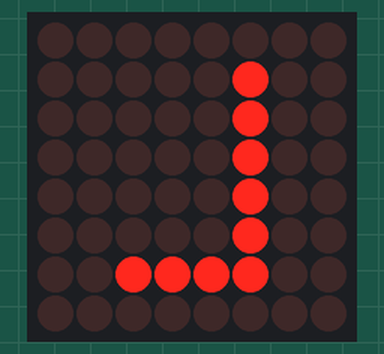
A sketch run on a simulated Arduino Uno, built with avr-gcc and run on an emulated ATmega328P. Parts: 8×8 LED matrix. Wiring (inferred from the names in the program): LED matrix (orientation assumed): rows pin 9, pin 12, pin 7, pin 13, A2, pin 6, pin 3, A0; columns pin 5, pin 4, A3, pin 8, A1, pin 10, pin 11, pin 2.

Above: at 0.1 s.
At 1.6 s:
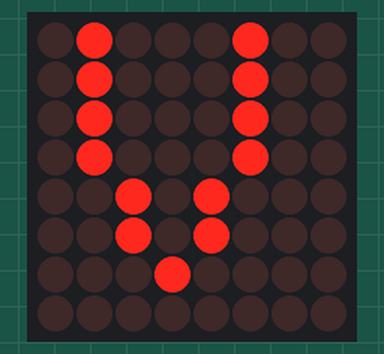
At 2.4 s:
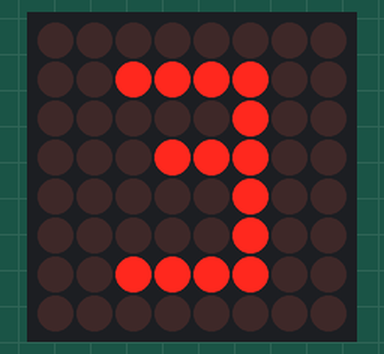
At 3.1 s:
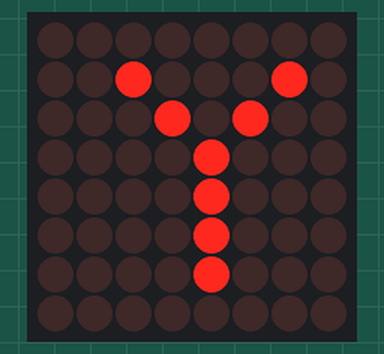
At 4.6 s:
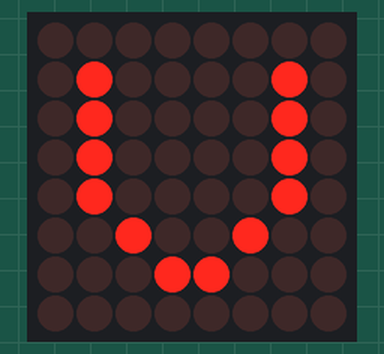
At 5.4 s:
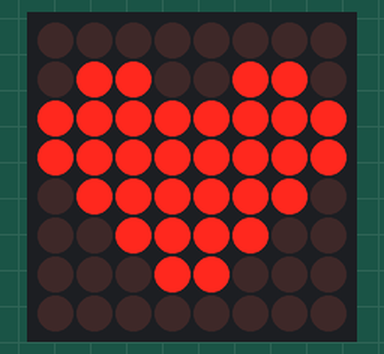

The sketch:

matrix.ino
```cpp
#define ROW_1 9 //pin4
#define ROW_2 12 //pin7
#define ROW_3 7 //pin2
#define ROW_4 13 //pin8
#define ROW_5 A2 //pin13
#define ROW_6 6 //pin1
#define ROW_7 3 //pin11
#define ROW_8 A0 //pin16

#define COL_1 5 //pin9
#define COL_2 4 //pin10
#define COL_3 A3//pin14
#define COL_4 8//pin3
#define COL_5 A1//pin15
#define COL_6 10//pin5
#define COL_7 11//pin6
#define COL_8 2//pin12

const byte rows[] = {
    ROW_1,ROW_2,ROW_3,ROW_4,ROW_5,ROW_6,ROW_7,ROW_8
};
const byte col[] = {
  COL_1,COL_2, COL_3, COL_4, COL_5, COL_6, COL_7, COL_8
};

byte ALL[] = {B11111111,B11111111,B11111111,B11111111,B11111111,B11111111,B11111111,B11111111};
byte EX[] = {B00000000,B00010000,B00010000,B00010000,B00010000,B00000000,B00010000,B00000000};
byte A[] = {B00000000,B00111100,B01100110,B01100110,B01111110,B01100110,B01100110,B01100110};
byte B[] = {B01111000,B01001000,B01001000,B01110000,B01001000,B01000100,B01000100,B01111100};
byte C[] = {B00000000,B00011110,B00100000,B01000000,B01000000,B01000000,B00100000,B00011110};
byte D[] = {B00000000,B00111000,B00100100,B00100010,B00100010,B00100100,B00111000,B00000000};
byte E[] = {B11111111,B11000011,B11011111,B11000111,B11011111,B11011111,B11000011,B11111111};
byte F[] = {B00000000,B00111100,B00100000,B00111000,B00100000,B00100000,B00100000,B00000000};
byte G[] = {B00000000,B00111110,B00100000,B00100000,B00101110,B00100010,B00111110,B00000000};
byte H[] = {B00000000,B00100100,B00100100,B00111100,B00100100,B00100100,B00100100,B00000000};
byte I[] = {B00000000,B00111000,B00010000,B00010000,B00010000,B00010000,B00111000,B00000000};
byte J[] = {B00000000,B00011100,B00001000,B00001000,B00001000,B00101000,B00111000,B00000000};
byte K[] = {B00000000,B00100100,B00101000,B00110000,B00101000,B00100100,B00100100,B00000000};
byte L[] = {B11111111,B11011111,B11011111,B11011111,B11011111,B11011111,B11000011,B11111111};
byte M[] = {B00000000,B00000000,B01000100,B10101010,B10010010,B10000010,B10000010,B00000000};
byte N[] = {B00000000,B00100010,B00110010,B00101010,B00100110,B00100010,B00000000,B00000000};
byte O[] = {B11111111,B11000011,B10111101,B10111101,B10111101,B10111101,B11000011,B11111111};
byte P[] = {B00000000,B00111000,B00100100,B00100100,B00111000,B00100000,B00100000,B00000000};
byte Q[] = {B00000000,B00111100,B01000010,B01000010,B01000010,B01000110,B00111110,B00000001};
byte R[] = {B00000000,B00111000,B00100100,B00100100,B00111000,B00100100,B00100100,B00000000};
byte S[] = {B00000000,B00111100,B00100000,B00111100,B00000100,B00000100,B00111100,B00000000};
byte T[] = {B00000000,B01111100,B00010000,B00010000,B00010000,B00010000,B00010000,B00000000};
byte U[] = {B11111111,B10111101,B10111101,B10111101,B10111101,B11011011,B11100111,B11111111};
byte V[] = {B11011101,B11011101,B11011101,B11011101,B11101011,B11101011,B11110111,B11111111};
byte W[] = {B00000000,B10000010,B10010010,B01010100,B01010100,B00101000,B00000000,B00000000};
byte X[] = {B00000000,B01000010,B00100100,B00011000,B00011000,B00100100,B01000010,B00000000};
byte Y[] = {B11111111,B10111011,B11010111,B11101111,B11101111,B11101111,B11101111,B11111111};
byte Z[] = {B00000000,B00111100,B00000100,B00001000,B00010000,B00100000,B00111100,B00000000};
byte Heart[] = {B11111111,B10011001,B00000000,B00000000,B10000001,B11000011,B11100111,B11111111};
float timeCount = 0;
void setup()
{
    Serial.begin(9600);
    for (byte i = 2; i <= 13; i++)
        pinMode(i, OUTPUT);
    pinMode(A0, OUTPUT);
    pinMode(A1, OUTPUT);
    pinMode(A2, OUTPUT);
    pinMode(A3, OUTPUT);
}

void loop() {
  // This could be rewritten to not use a delay, which would make it appear brighter
delay(5);
timeCount += 1;

if(timeCount <  20)
{
drawScreen(L);
}
else if (timeCount <  40)
{
drawScreen(O);
}
else if (timeCount <  60)
{
drawScreen(V);
}
else if (timeCount <  80)
{
drawScreen(E);
}
else if (timeCount <  100)
{
drawScreen(Y);
}
else if (timeCount <  120)
{
drawScreen(O);
}
else if (timeCount <  140) {
  drawScreen(U);
}
else if (timeCount <  160)
{
drawScreen(Heart);
}
else if (timeCount <  180)
{
drawScreen(ALL);
}
else {
// back to the start
timeCount = 0;
}
}
 void  drawScreen(byte buffer2[])
 {
   // Turn on each row in series
    for (byte i = 0; i < 8; i++)
     {
        digitalWrite(rows[i], HIGH);
        for (byte a = 0; a < 8; a++)
        {
          // if You set (~buffer2[i] >> a)
          digitalWrite(col[a], (buffer2[i] >> a) & 0x01);
          delayMicroseconds(500);
          //delay(10);
          //delay(100);

          digitalWrite(col[a], 1);
        }
        digitalWrite(rows[i], LOW);
    }
}
//
  /* this is siplest resemplation how for loop is working with each row.
    digitalWrite(COL_1, (~b >> 0) & 0x01); // Get the 1st bit: 10000000
    digitalWrite(COL_2, (~b >> 1) & 0x01); // Get the 2nd bit: 01000000
    digitalWrite(COL_3, (~b >> 2) & 0x01); // Get the 3rd bit: 00100000
    digitalWrite(COL_4, (~b >> 3) & 0x01); // Get the 4th bit: 00010000
    digitalWrite(COL_5, (~b >> 4) & 0x01); // Get the 5th bit: 00001000
    digitalWrite(COL_6, (~b >> 5) & 0x01); // Get the 6th bit: 00000100
    digitalWrite(COL_7, (~b >> 6) & 0x01); // Get the 7th bit: 00000010
    digitalWrite(COL_8, (~b >> 7) & 0x01); // Get the 8th bit: 00000001
}*/
//#define ROW_1 9
//#define ROW_2 12
//#define ROW_3 7
//#define ROW_4 13
//#define ROW_5 A2
//#define ROW_6 6
//#define ROW_7 3
//#define ROW_8 A0
////Columns
//#define COL_1 5
//#define COL_2 4
//#define COL_3 A3
//#define COL_4 8
//#define COL_5 A1
//#define COL_6 10
//#define COL_7 11
//#define COL_8 2
//const byte rows[] = {
//    ROW_1,ROW_2,ROW_3,ROW_4,ROW_5,ROW_6,ROW_7,ROW_8
//};
//const byte cols[] = {
//  COL_1,COL_2, COL_3, COL_4, COL_5, COL_6, COL_7, COL_8
//};
//void setup()
//{
//    Serial.begin(9600);
//    for (byte i = 2; i <= 13; i++)
//        pinMode(i, OUTPUT);
//    pinMode(A0, OUTPUT);
//    pinMode(A1, OUTPUT);
//    pinMode(A2, OUTPUT);
//    pinMode(A3, OUTPUT);
//}
//void loop() {
//  for(int i=0;i<8;i++){
//  digitalWrite(rows[i], HIGH);
//  digitalWrite(cols[i], LOW);
//  delay(1000);}
//}
```

Measured:
- by itself, everything shown: repeats every 6.8 s, in 9 steps
- what the display in image 0 shows lasts 0.7 s, from 0.1 s to 0.8 s
- what the display in image 1 shows lasts 0.8 s, from 1.5 s to 2.3 s
